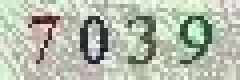
#> input picture iphoneX/7039.jpg, 60 x 20 px (shown 4 times larger)
$ python test.py
#> lines starting #> are read from the running program, lines starting #| are printed output that depends on the picture; after the words box and inside, x2 and y2 are one past the last pixel; in counts of white or black regions, pixels touching at a corner belong together
from PIL import Image

im = Image.open('7039.jpg')
#> im is the input picture: PIL image 60x20 RGB; mean R, G, B 181.1, 187.7, 172.6
imgry = im.convert('L')
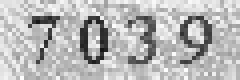
#> imgry: PIL image 60x20 L (shown 4 times larger); min 19, max 253, mean 184
imgry.show()

threshold = 140
table = []

for i in range(256):
    if i < threshold:
        table.append(0)
    else:
        table.append(1)
out = imgry.point(table, '1')
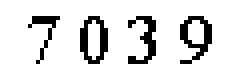
#> out: PIL image 60x20 1 (shown 4 times larger); 87.9% white; black in thin lines or dots, all inside (x1, y1, x2, y2) = (7, 4, 53, 16)
out.show()
